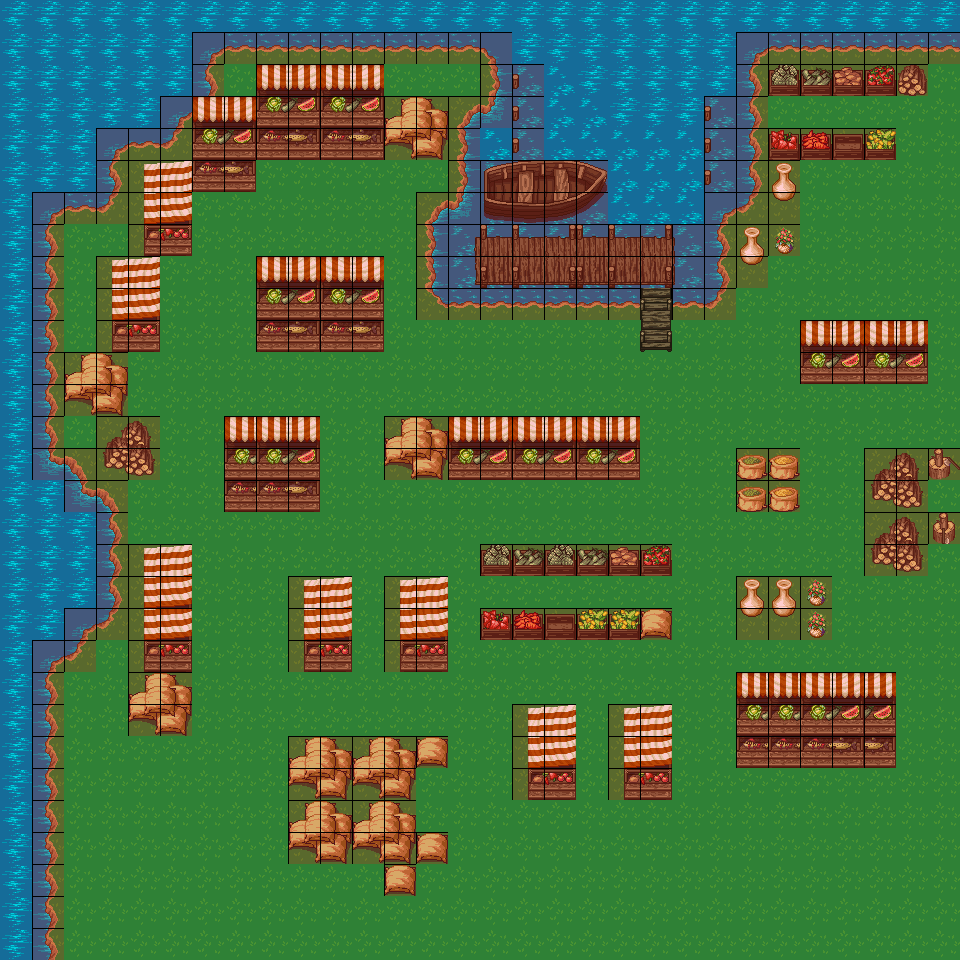

This is a level from a 2D game, rendered from its Tiled map with the project's own tilesets. A one-line summary and the map file follow, with tile-layer data summarised:
An orthogonal 30x30 tile map with 32x32 px tiles, 4 tile layers (Tile Layer 1, Tile Layer 2, Tile Layer 3, Collision), 3 tilesets.

<map version="1.0" orientation="orthogonal" renderorder="right-down" width="30" height="30" tilewidth="32" tileheight="32" nextobjectid="1">
 <tileset firstgid="1" name="forest_tiles" tilewidth="32" tileheight="32" tilecount="256" columns="16">
  <image source="../images/forest_tiles.png" width="512" height="512" />
 </tileset>
 <tileset firstgid="257" name="PathAndObjects" tilewidth="32" tileheight="32" tilecount="256" columns="16">
  <image source="../images/PathAndObjects.png" width="512" height="512" />
 </tileset>
 <tileset firstgid="513" name="meta_tiles" tilewidth="32" tileheight="32" tilecount="2" columns="2">
  <image source="../images/meta_tiles.png" width="67" height="34" />
 </tileset>
 <layer name="Tile Layer 1" width="30" height="30">
  <data>[900 cells, 900 non-empty, 3 distinct tile ids]</data>
 </layer>
 <layer name="Tile Layer 2" width="30" height="30">
  <data>[900 cells, 428 non-empty, 75 distinct tile ids]</data>
 </layer>
 <layer name="Tile Layer 3" width="30" height="30">
  <data>[900 cells, 1 non-empty, 1 distinct tile ids]</data>
 </layer>
 <layer name="Collision" width="30" height="30">
  <data>[900 cells, 312 non-empty, 1 distinct tile ids]</data>
 </layer>
</map>
